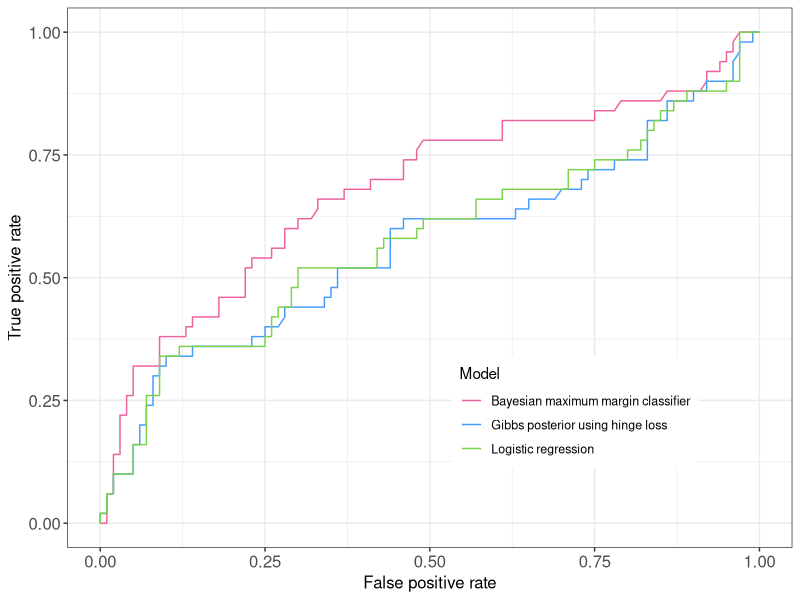
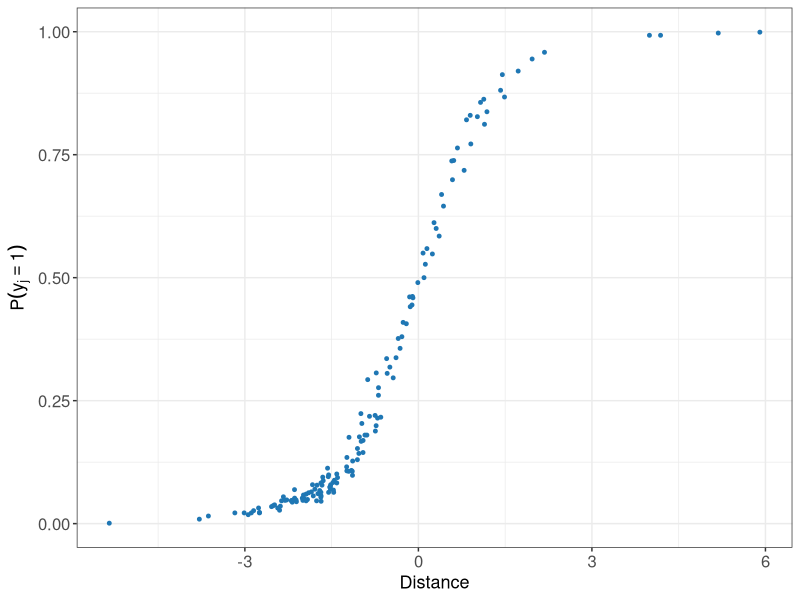
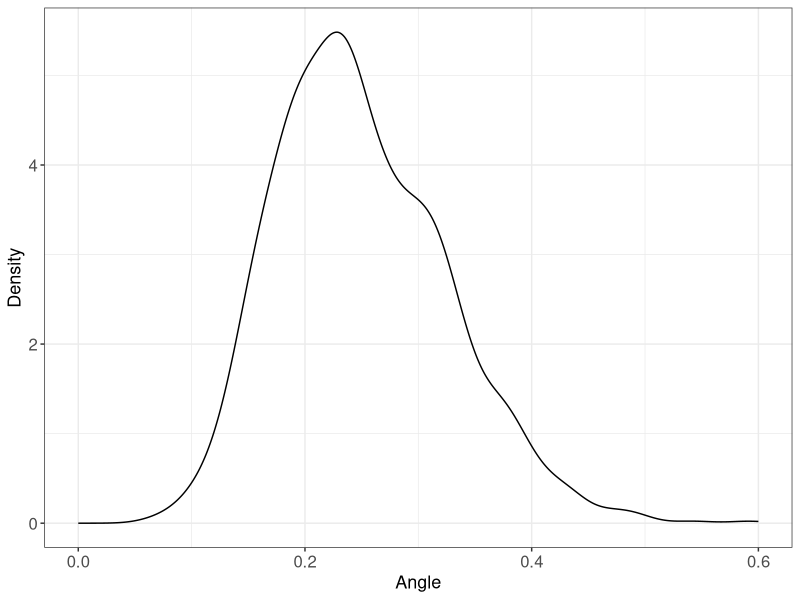
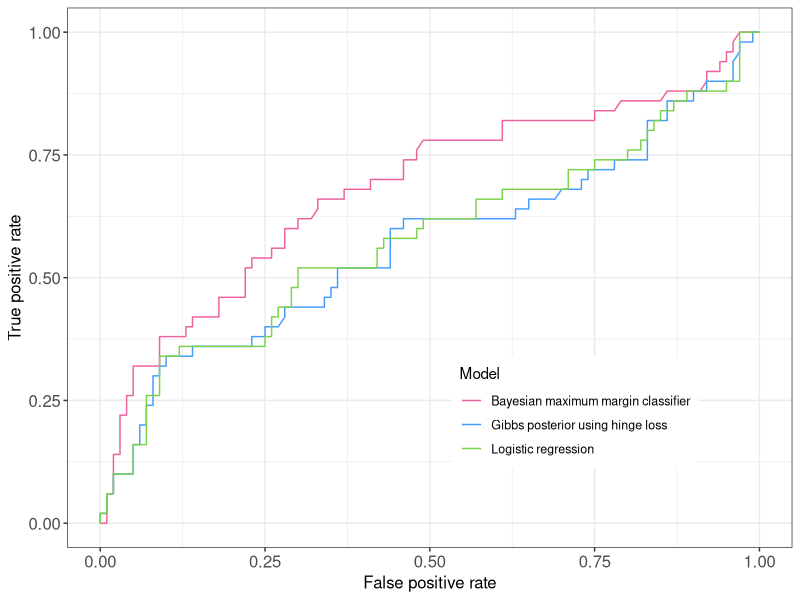
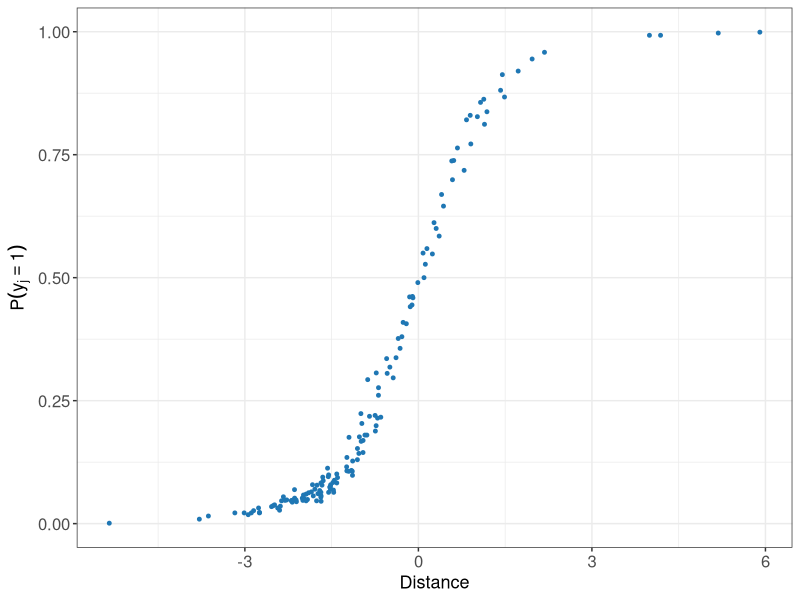
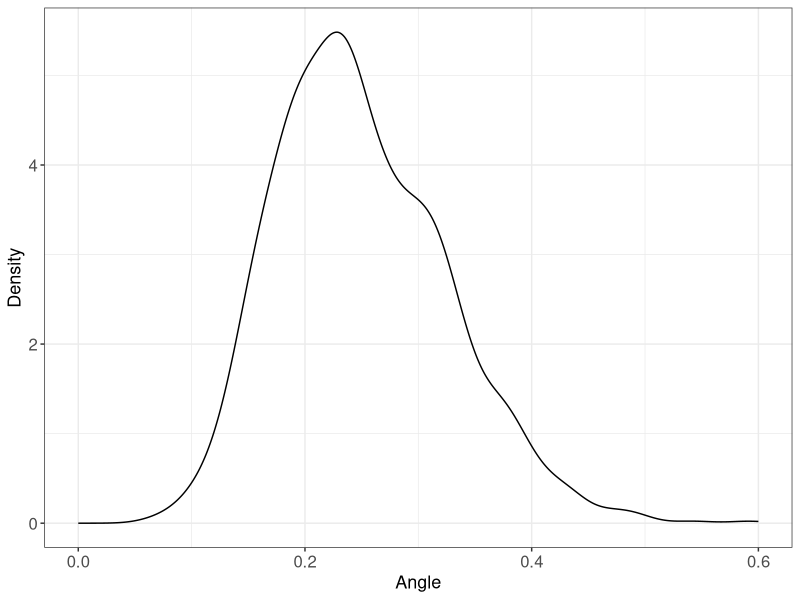

These charts were generated, in order, by the following R code:
library(ggplot2)

###########################################
## plot ROC curves

library(pROC) # install.packages("pROC")
data_logis <- read.table('output/res_svm/pred_prob_logis.txt')
roc_logis <- roc(data_logis[, 1], data_logis[, 2])
data_bridged <- read.table('output/res_svm/pred_prob_bridged.txt')
roc_bridged <- roc(data_bridged[, 1], data_bridged[, 2])
data_gibbs <- read.table('output/res_svm/pred_prob_gibbs.txt')
roc_gibbs <- roc(data_gibbs[, 1], data_gibbs[, 2])

ggplot(
    data = data.frame(
        fpr = c(1 - roc_logis$spe, 1 - roc_gibbs$spe, 1 - roc_bridged$spe),
        tpr = c(roc_logis$sen, roc_gibbs$sen, roc_bridged$sen),
        Model = rep(
            c('Logistic regression', 'Gibbs posterior using hinge loss',
                'Bayesian maximum margin classifier'),
            times = c(length(roc_logis$spe), length(roc_gibbs$spe),
                length(roc_bridged$spe)))),
    aes(x=fpr, y=tpr, color=Model)) +
    geom_path(linewidth = 0.5) + theme_bw() +
    xlab('False positive rate') + ylab('True positive rate') +
    scale_color_manual(values = c("#ef609f", "#429dfb", '#7bd34b')) +
    theme(
        axis.title.x = element_text(size = 12),
        axis.title.y = element_text(size = 12),
        axis.text.x = element_text(size = 12),
        axis.text.y = element_text(size = 12),
        legend.title = element_text(size = 11),
        legend.text = element_text(size = 9),
        legend.position = 'inside',
        legend.position.inside = c(0.7, 0.25))

ggsave("roc.pdf", width=5.3, height=3.3, units='in')


#################################################################
### plot dist_to_dec_bound vs prob_y1 for missing value ###
#################################################################

dist_to_dec_bound <- unlist(read.table(
    "output/res_svm/dist_to_dec_bound_heart.txt"))
prob_y1 <- unlist(read.table("output/res_svm/prob_y1_heart.txt"))

ggplot(
    data = data.frame(x = dist_to_dec_bound, y = prob_y1),
    aes(x = x, y = y)) +
    geom_point(color = "#1f77b4", size = 1) + theme_bw() + # xlim(0, 5) +
    xlab('Distance') + ylab(bquote(P(y[j] == 1))) +
    theme(legend.position = "none") +
    theme(
        axis.title.x = element_text(size = 13),
        axis.title.y = element_text(size = 13),
        axis.text.x = element_text(size = 12),
        axis.text.y = element_text(size = 12))

ggsave("missing_prob_heart.pdf", width=4.5, height=2.5, units='in')



####################################
#### plot angle distribution ###
####################################

angles_beta <- c()
res_w <- as.matrix(read.table("output/res_svm/beta_trace_heart.txt"))
num_iters <- nrow(res_w)
beta_svc <- colMeans(res_w)

for (i in 401:num_iters) {
    cos_angle <- sum(beta_svc * res_w[i, ]) / sqrt(sum(beta_svc ^ 2))
    cos_angle <- cos_angle / sqrt(sum(res_w[i, ] ^ 2))
    angles_beta <- c(angles_beta, acos(cos_angle))
}

ggplot(data = data.frame(Angle = angles_beta), aes(Angle)) +
    geom_density(color = 'black') + theme_bw() + xlim(0, 0.6) +
    theme(
        axis.title.x = element_text(size = 13),
        axis.title.y = element_text(size = 13),
        axis.text.x = element_text(size = 12),
        axis.text.y = element_text(size = 12)) +
    ylab('Density')

ggsave("density_angle_heart.pdf", width=4.5, height=2.5, units='in')
